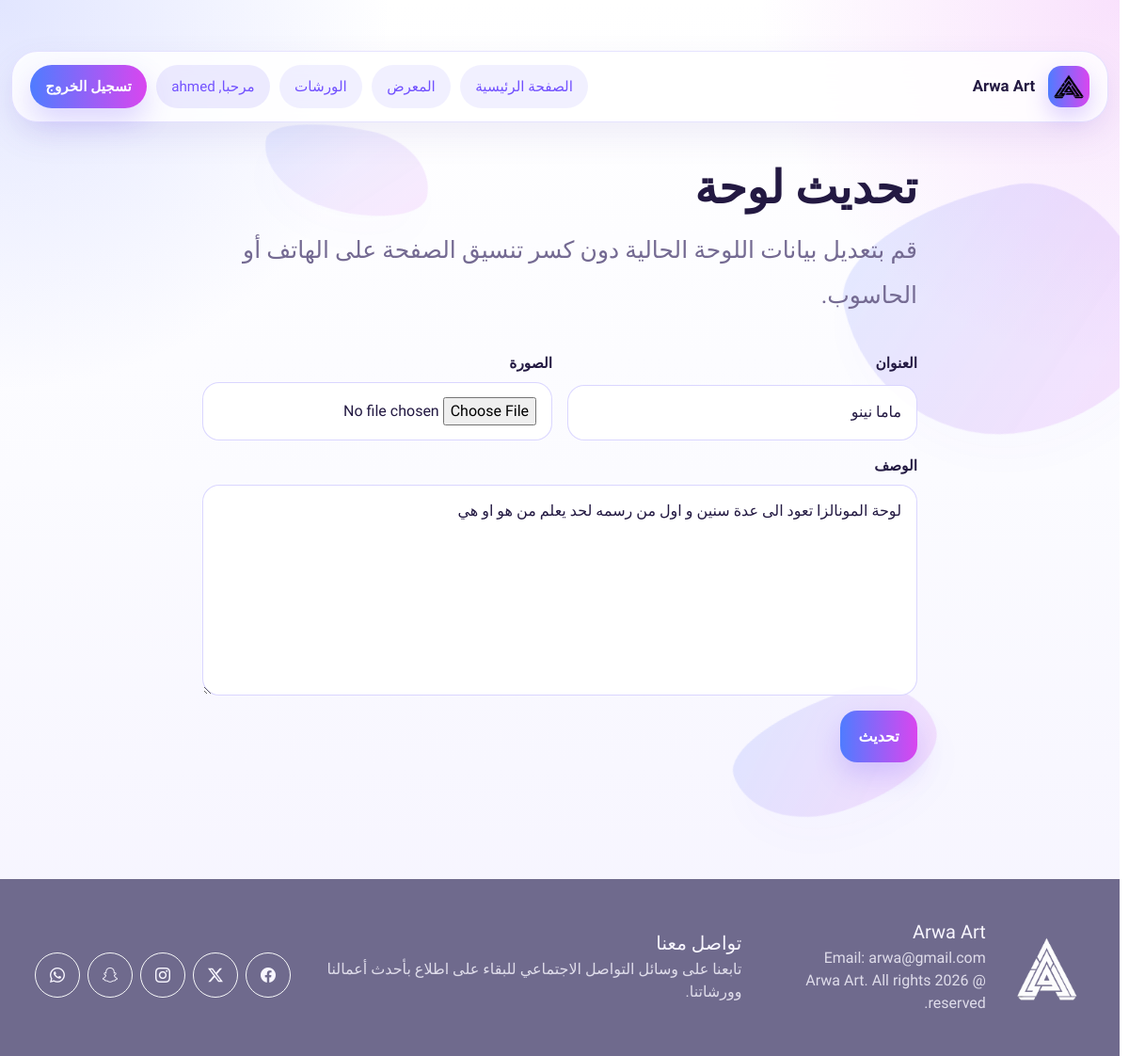
/gallery/update/1/ (signed in), run on an earlier commit of the app's database.
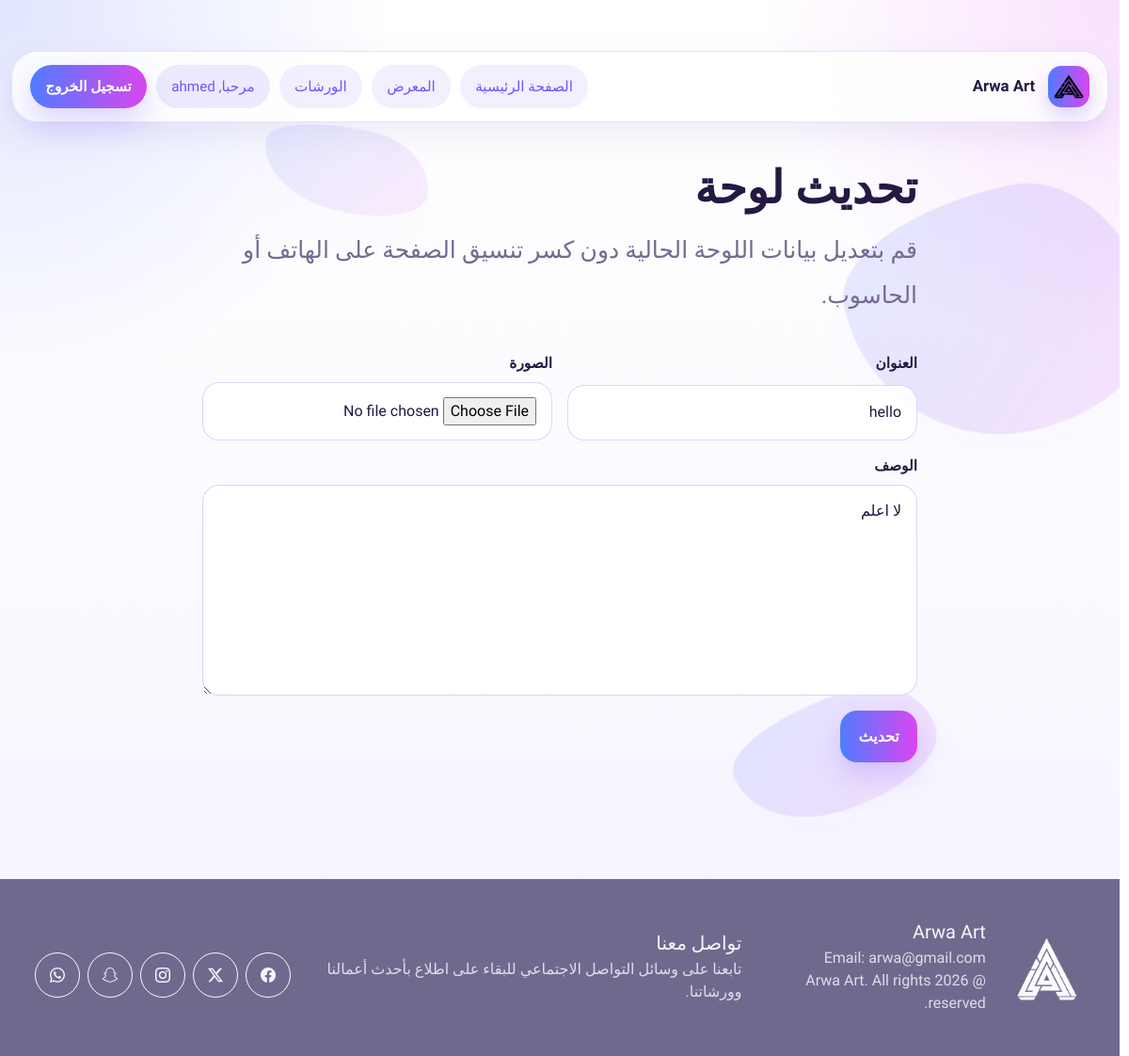
And on a later commit of the database.
### gallery/models.py (models this page shows, shortened)
class Painting(models.Model):
    title = models.CharField(max_length=100, unique=True, null=False, blank=False)
    picture = models.ImageField(upload_to="paintings/", null=False, blank=False)
    description = models.TextField(null=True, blank=True)
    date = models.DateTimeField(auto_now_add=True)
    is_active = models.BooleanField(default=True)

### gallery/views.py (the view, shortened to what this page needs)
# urls.py: path("update/<int:painting_id>/", views.edit_painting, name="edit_painting"),
@login_required
def edit_painting(request, painting_id):
    if not request.user.is_staff:
        return redirect("index")
    painting = get_object_or_404(Painting, id=painting_id)
    form = PaintingForm(instance=painting)
    return render(request, "gallery/edit.html", {
        "form": form,
        "painting": painting
    })

### gallery/forms.py
class PaintingForm(forms.ModelForm):
    class Meta:
        model = Painting
        fields = [
            "title",
            "picture",
            "description"
        ]
        widgets = {
            'description': forms.Textarea(attrs={
            'rows': 8,
            'class': 'custom-textarea'
            })
            }
        labels = {
            "title": "العنوان",
            "picture": "الصورة",
            "description": "الوصف"
        }

### gallery/templates/gallery/edit.html (shortened to what this page needs)
{% extends "accounts/layout.html" %}
{% block body %}
    <section class="auth-card stack">
        <div>
            <h1 class="page-title">تحديث لوحة</h1>
            <p class="page-subtitle">قم بتعديل بيانات اللوحة الحالية دون كسر تنسيق الصفحة على الهاتف أو الحاسوب.</p>
        </div>
        <form method="post" enctype="multipart/form-data">
            <div class="form-grid">
                <div class="form-field">
                    <label for="{{ form.title.id_for_label }}">{{ form.title.label }}</label>
                    {{ form.title }}
                </div>
                <div class="form-field">
                    <label for="{{ form.picture.id_for_label }}">{{ form.picture.label }}</label>
                    <input type="file" name="{{ form.picture.name }}" id="{{ form.picture.id_for_label }}">
                </div>
            </div>
                <div class="form-field">
                    <label for="{{ form.description.id_for_label }}">{{ form.description.label }}</label>
                    {{ form.description }}
                </div>
            <button type="submit">تحديث</button>
        </form>
    </section>
{% endblock %}

What changed in the data, as far as the page shows it:
changed Painting: title "ماما نينو" → "hello"; description "لوحة المونالزا تعود الى عدة سنين و اول من رسمه لحد يعلم من هو او هي" → "لا اعلم"
